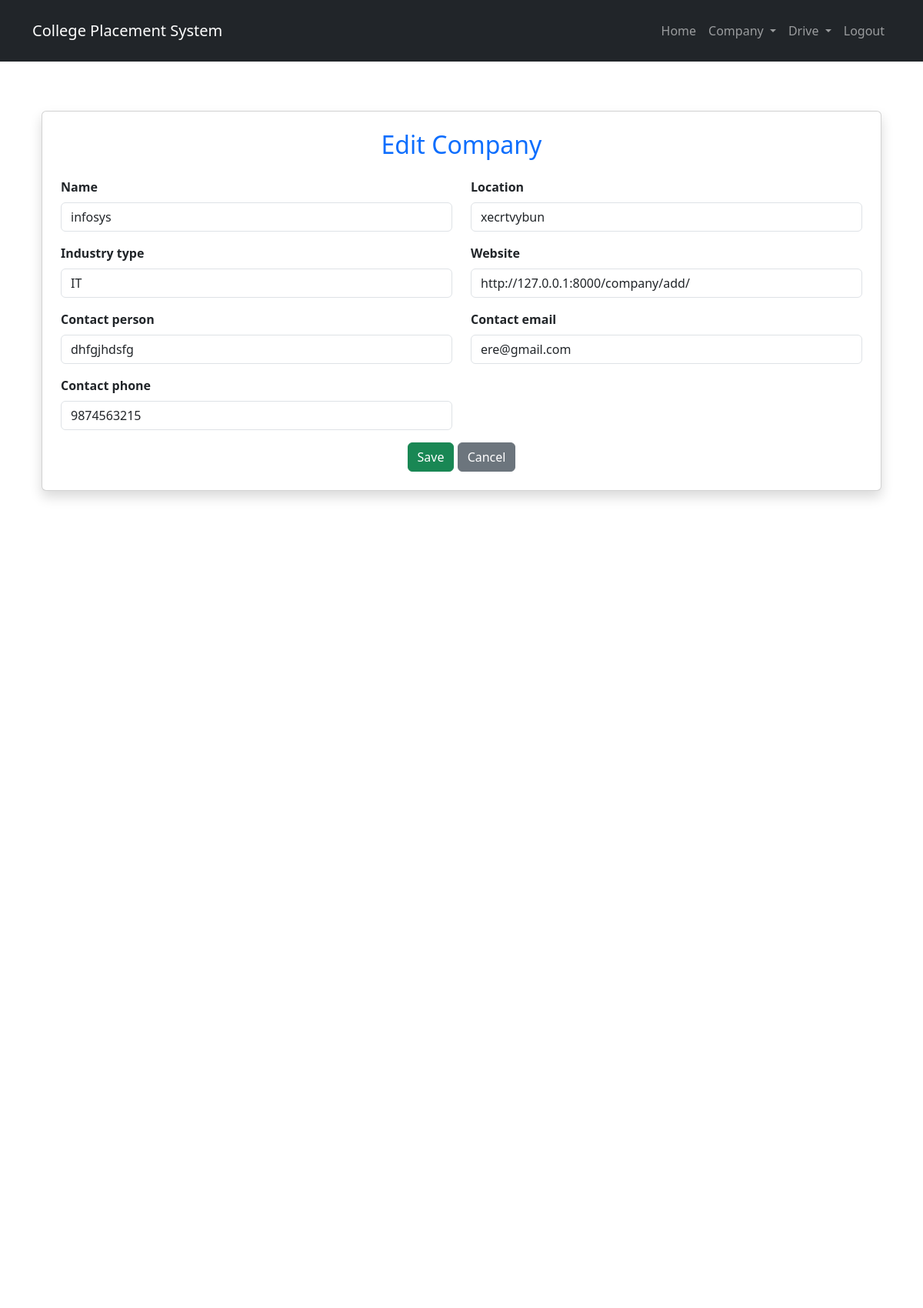
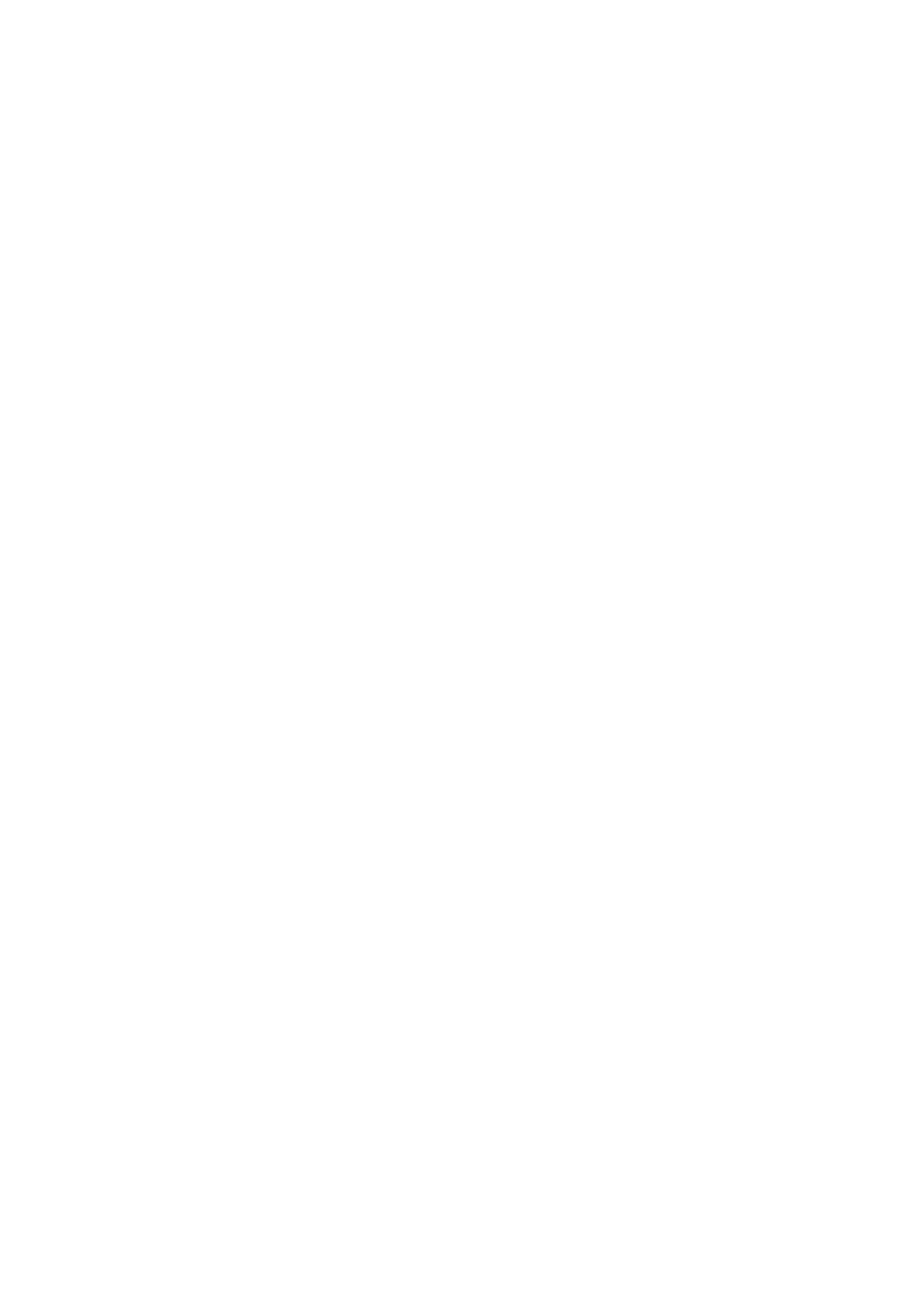
The page /company/edit/1/ (signed in, upper part) on the database its author committed (2 pictures, top to bottom).
### home/models.py (models this page shows, shortened)
class Company(models.Model):
    INDUSTRY_CHOICES = [
        ('IT', 'IT'),
        ('Finance', 'Finance'),
        ('Healthcare', 'Healthcare'),
        ('Manufacturing', 'Manufacturing'),
        ('Education', 'Education'),
        ('Other', 'Other'),
    ]
    user = models.OneToOneField(User, on_delete=models.CASCADE)
    name = models.CharField(max_length=255, unique=True)
    industry_type = models.CharField(max_length=50, choices=INDUSTRY_CHOICES)
    location = models.CharField(max_length=255)
    website = models.URLField(blank=True, null=True)
    contact_person = models.CharField(max_length=255)
    contact_email = models.EmailField()
    contact_phone = models.CharField(max_length=15)
    created_at = models.DateTimeField(auto_now_add=True)

### home/views.py (the view)
# urls.py: path("company/edit/<int:pk>/", views.company_update, name="company_update"),
@superuser_required
def company_update(request, pk):
    try:
        company = get_object_or_404(Company, pk=pk)
        if request.method == "POST":
            form = CompanyForm(request.POST, instance=company)
            if form.is_valid():
                form.save()
                messages.success(request, "Company Updated succesfully.")
                return redirect("company_list")
        else:
            form = CompanyForm(instance=company)
        return render(request, "company/company_form.html", {"form": form})
    except ObjectDoesNotExist:
        return redirect("company_list")

### home/forms.py
class CompanyForm(forms.ModelForm):
    class Meta:
        model = Company
        fields = ['name', 'location', 'industry_type', 'website', 'contact_person','contact_email','contact_phone']
        widgets = {
            'name': forms.TextInput(attrs={'class': 'form-control','placeholder': 'Enter company name'}),
            'location': forms.TextInput(attrs={'class': 'form-control','placeholder': 'Enter Location'}),
            'industry_type': forms.Select(attrs={'class': 'form-control'}),
            'website': forms.URLInput(attrs={'class': 'form-control','placeholder': 'https://xyz.com'}),
            'contact_person':forms.TextInput(attrs={'class':'form-control','placeholder': 'Enter contact person name'}),
            'contact_email':forms.EmailInput(attrs={'class':'form-control','placeholder': 'Enter contact persons email'}),
            'contact_phone':forms.TextInput(attrs={'class':'form-control','placeholder': 'Enter contact persons phone'})
        }

### home/templates/company/company_form.html (shortened to what this page needs)
{% extends "base.html" %}
{% block content %}
<div class="container mt-4">
    <div class="card shadow p-4">
        <h2 class="text-primary text-center mb-4">
            {{ form.instance.pk|yesno:"Edit,Add" }} Company
        </h2>
        <form method="post">
            <div class="row">
                {% for field in form %}
                <div class="col-md-6 mb-3">
                    <label class="form-label fw-bold">{{ field.label }}</label>
                    {{ field }}
                </div>
                {% endfor %}
            </div>
            <div class="text-center">
                <button type="submit" class="btn btn-success">Save</button>
                <a href="{% url 'company_list' %}" class="btn btn-secondary">Cancel</a>
            </div>
        </form>
    </div>
</div>
{% endblock %}

### home/templates/base.html (style rules this page uses)
body { display: flex; flex-direction: column; min-height: 500vh; }

### rows shown on the page
Company: instance.pk "Edit", form "infosys" "xecrtvybun" "IT" "http://127.0.0.1:8000/company/add/" "dhfgjhdsfg" "ere@gmail.com" "9874563215"

### other values the page prints
{{ field.label }} "Name" "Location" "Industry type" "Website" "Contact person" "Contact email" "Contact phone"
